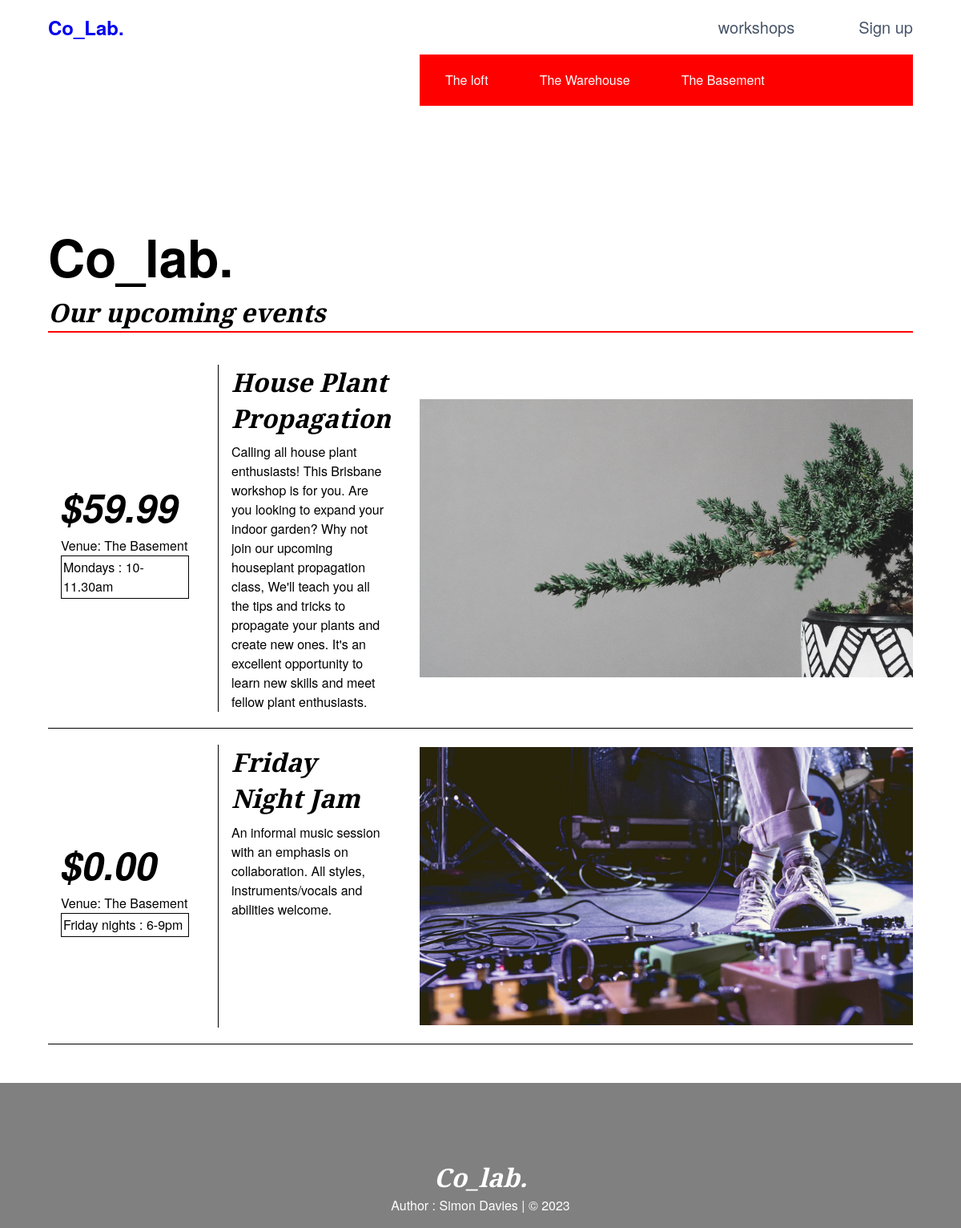
The app's page /views/workshopsByVenue.php?venueID=3 with its own data.
### tables this page shows
CREATE TABLE `venue` (
  `venueID` int(11) NOT NULL,
  `venueTitle` varchar(256) NOT NULL,
  `venueDescription` text
);

CREATE TABLE `workshop` (
  `workshopID` int(11) NOT NULL,
  `workshopTitle` varchar(256) NOT NULL,
  `workshopDescription` text,
  `workshopImage` varchar(50) DEFAULT NULL,
  `workshopTimetable` varchar(255) DEFAULT NULL,
  `workshopCost` decimal(6,2) NOT NULL,
  `hostID` int(11) DEFAULT NULL,
  `venueID` int(11) DEFAULT NULL
);

### views/elements/workshopsList.php (the view, shortened to what this page needs)
<?php
function render_workshopList($result){
  foreach($result as $row):
    echo '<div class="griditem1"><p class="price"> $' . $row['workshopCost'] . '</p> <p>Venue: ' . $row['venueTitle'] . '</p><br> <p style="border:solid 1px black;padding:2px;font-weight:200;">' . $row['workshopTimetable'] . '</p></div>';
    echo '<div class="griditem2"><h3>' . $row['workshopTitle'] . '</h3><p>' . $row['workshopDescription'] . '</p></div>';
    echo '<div class="griditem3"><img alt = "' . $row['workshopImage'] . '" src="../views/images/' . $row['workshopImage'] . ' " /></div>';
    echo '<div class="border"> </div>';
  endforeach;
}
?>
<article class="flex center">
    <div class="gridcontainer">
      <div class="griditem3 subnav">
        <?php get_venue_items(); ?>
      </div>
      <div id="gridheader"><h1>Co_lab.</h1><h3>Our upcoming events</h3></div>
      <?php require('../controller/workshopsListController.php'); ?>
    </div>
  </article>

### model/functions.php (shortened to what this page needs)
<?php
require('pdo.php');
function get_venue_items() {
	global $pdo;
	$sql = 'SELECT * FROM co_Lab.venue';
	$result = $pdo->query($sql);
	foreach($result as $row):
		echo "<ul>";
		echo '<li><a href="workshopsByVenue.php?venueID=' .$row['venueID'] . ' " > ' . $row['venueTitle'] . ' </a></li>';
		echo "</ul>";
	endforeach;
}
function get_workshop_items_by_venue($venueID) {
	global $pdo;
	$sql = 'SELECT workshopID, workshopTitle, workshopDescription, workshopImage, workshopTimetable, workshopCost, hostID, workshop.venueID,  venue.venueTitle
	FROM workshop
	LEFT JOIN venue
	ON workshop.venueID=venue.venueID
	WHERE workshop.venueID =' . $venueID;
	$result = $pdo->query($sql);
	return $result;
}
?>

### views/css/style.css (style rules this page uses)
* { box-sizing: border-box; }
html { font-size: 16px; font-family: "HelveticaNeue-Light", "Helvetica Neue Light", "Helvetica Neue", Helvetica, Arial, "Lucida Grande", sans-serif; font-weight: 500; }
body { width: 100%; height: 100%; margin: 0; display: block; }
h1 { font-size: 4rem; }
h3 { font-size: 2rem; font-family: "Playfair Display", serif; font-style: italic; font-weight: 900; line-height: 1.4; }
p { font-family: "HelveticaNeue-Light", "Helvetica Neue Light", "Helvetica Neue", Helvetica, Arial, sans-serif; font-weight: 300; font-size: 1rem; }
a { text-decoration: none; }
li { list-style: none; }
.flex { display: flex; }
.center { justify-content: center; }
.gridcontainer { width: 90%; height: auto; display: grid; grid-template-columns: repeat(5, 1fr); grid-gap: 20px; padding: 0px; }
.gridcontainer > div { font-size: 1rem; }
.border { background-color: black; grid-column-start: 1; grid-column-end: 6; height: 1px; }
#gridheader { border-bottom: 2px solid red; grid-column-start: 1; grid-column-end: 6; margin-top: 120px; }
.subnav { background-color: red; }
.griditem1 { padding: 0px 1rem; grid-column-start: 1; grid-column-end: 2; display: flex; flex-wrap: wrap; align-content: center; }
.griditem1 > p { width: 100%; }
.griditem2 { padding: 0px 1rem; grid-column-start: 2; grid-column-end: 3; border-left: solid 0.5px black; }
.griditem2 > p { margin-top: 8px; }
.griditem3 { grid-column-start: 3; grid-column-end: 6; }
.griditem3 a { color: white; }
.griditem3 ul { display: inline-block; margin: 1.25rem 2rem; list-style-type: none; }
.griditem3 li { justify-content: flex-end; }
.griditem3 > img { width: 100%; height: 100%; object-fit: contain; }
.price { font-size: 3rem; font-weight: 600; font-style: italic; }

### records on screen
venue: venueTitle "The loft"
venue: venueTitle "The Warehouse"
venue: venueTitle "The Basement"
workshop: workshopCost "59.99", venueID.venueTitle "The Basement", workshopTimetable "Mondays : 10-11.30am", workshopTitle "House Plant Propagation", workshopDescription "Calling all house plant enthusiasts! This Brisbane workshop is for you. Are you looking to expand your indoor garden? Why not join our upcoming houseplant propagation class, We'll teach you all the tips and tricks to propagate your plants and create new ones. It's an excellent opportunity to learn new skills and meet fellow plant enthusiasts.", workshopImage (picture)
workshop: workshopCost "0.00", venueID.venueTitle "The Basement", workshopTimetable "Friday nights : 6-9pm", workshopTitle "Friday Night Jam", workshopDescription "An informal music session with an emphasis on collaboration. All styles, instruments/vocals and abilities welcome.", workshopImage (picture)
